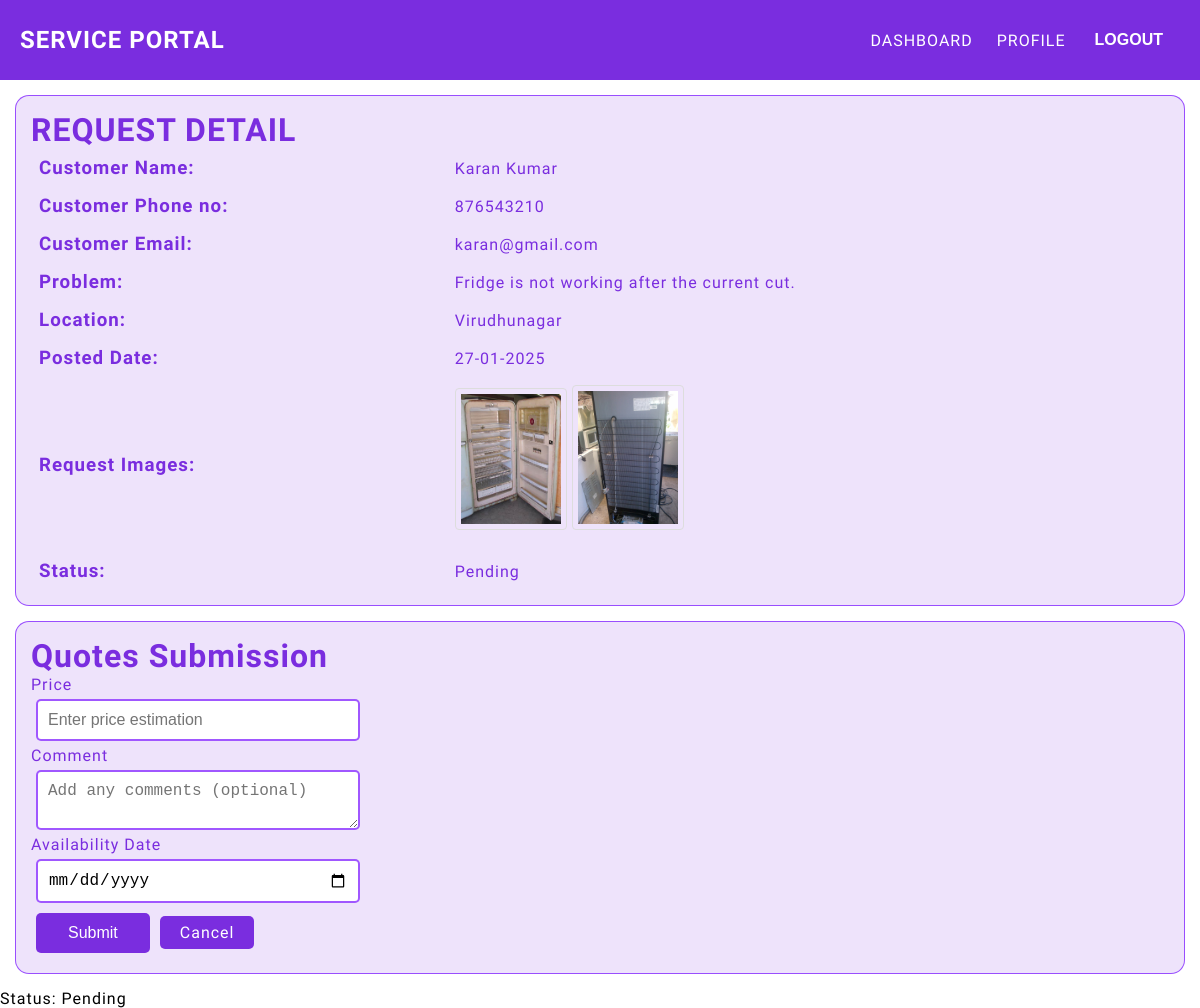
Screenshot of /service/quote_submission/2 (signed in) with the database file from the repository.
### service_portal_app/models.py (models this page shows, shortened)
class ServiceRequest(models.Model):
    STATUS_CHOICES = [
        ('Pending', 'Pending'),
        ('Canceled', 'Canceled'),
        ('Accepted', 'Accepted'),
        ('Completed', 'Completed'),
    ]
    request_id = models.AutoField(primary_key=True)
    customer = models.ForeignKey(
        Profile,
        on_delete=models.CASCADE,
        related_name='service_requests',
        limit_choices_to={'user_type': 'Customer'}
    )
    description = models.TextField()
    location = models.ForeignKey(
        Location,
        on_delete=models.SET_NULL,
        null=True,
        related_name='service_requests'
    )
    status = models.CharField(max_length=20, choices=STATUS_CHOICES, default='Pending')
    accepted_quote = models.OneToOneField(
        'Quote',
        on_delete=models.SET_NULL,
        null=True,
        blank=True,
        related_name='accepted_request'
    )
    created_at = models.DateTimeField(auto_now_add=True)
    class Meta:
        verbose_name = "Service Request"
        verbose_name_plural = "Service Requests"
        ordering = ['-created_at']

class ServiceRequestImage(models.Model):
    service_request = models.ForeignKey(
        ServiceRequest,
        on_delete=models.CASCADE,
        related_name='images'
    )
    image = models.ImageField(upload_to='service_requests/images/')
    uploaded_at = models.DateTimeField(auto_now_add=True)

### users/models.py (models this page shows, shortened)
class Profile(models.Model):
    USER_TYPE_CHOICES = [
        ('Customer', 'Customer'),
        ('Service Provider', 'Service Provider'),
    ]
    user = models.OneToOneField(User, on_delete=models.CASCADE, related_name='profile')
    name = models.CharField(max_length=100)
    phone_no = models.CharField(max_length=15)
    user_type = models.CharField(max_length=20, choices=USER_TYPE_CHOICES)
    location = models.ForeignKey('Location', on_delete=models.SET_NULL, null=True, blank=True, related_name='profile')
    profile_image = models.ImageField(upload_to='profile_images/', null=True, blank=True)

class Location(models.Model):
    location_id = models.AutoField(primary_key=True)  # Auto-incrementing unique ID
    city = models.CharField(max_length=100)  # Name of the city
    class Meta:
        verbose_name = "Location"
        verbose_name_plural = "Locations"
        ordering = ['city']

### service_portal_app/views.py (the view, shortened to what this page needs)
# urls.py: path("quote_submission/<int:pk>",views.quote_submission,name="quote_submission"),
@login_required
def quote_submission(request, pk):
    service_request = get_object_or_404(ServiceRequest, request_id=pk)
    existing_quote = Quote.objects.filter(service_request=service_request, provider=request.user).first()
    if request.user.profile == service_request.customer:
        messages.error(request, "You cannot submit a quote for your own request.")
        return redirect('Service Portal:service')
    has_submitted_quote = service_request.quotes.filter(provider=request.user).exists()
    context = {
        "service_request": service_request,
        "has_submitted_quote": has_submitted_quote,
    }
    return render(request, "service_portal_app/quote_submission.html", context)

### service_portal_app/templates/service_portal_app/quote_submission.html (shortened to what this page needs)
{% extends "base.html" %}
{% block content %}
<div class="main_box2">
    <div class="full_width_box">
        <h1>REQUEST DETAIL</h1>
        <table border="0" style="width: 100%; border-collapse: collapse; text-align: start">
            <tbody>
                <tr>
                    <td style="padding: 8px;"><h3>Customer Name:</h3></td>
                    <td style="padding: 8px;">{{ service_request.customer.name }}</td>
                </tr>
                <tr>
                    <td style="padding: 8px;"><h3>Customer Phone no:</h3></td>
                    <td style="padding: 8px;">{{ service_request.customer.phone_no }}</td>
                </tr>
                <tr>
                    <td style="padding: 8px;"><h3>Customer Email:</h3></td>
                    <td style="padding: 8px;">{{ service_request.customer.user.email }}</td>
                </tr>
                <tr>
                    <td style="padding: 8px;"><h3>Problem:</h3></td>
                    <td style="padding: 8px;">{{ service_request.description }}</td>
                </tr>
                <tr>
                    <td style="padding: 8px;"><h3>Location:</h3></td>
                    <td style="padding: 8px;">{{ service_request.location.city }}</td>
                </tr>
                <tr>
                    <td style="padding: 8px;"><h3>Posted Date:</h3></td>
                    <td style="padding: 8px;">{{ service_request.created_at|date:"d-m-Y" }}</td>
                </tr>
                <tr>
                    <td style="padding: 8px;"><h3>Request Images:</h3></td>
                    <td style="padding: 8px;">
                        {% if service_request.images.exists %}
                            {% for image in service_request.images.all %}
                                <img src="{{ image.image.url }}" alt="Request Image" style="max-width: 100px; height: auto; border: 1px solid #ddd; border-radius: 4px; padding: 5px; margin-bottom: 10px;">
                            {% endfor %}
                        {% else %}
                            <p>No images uploaded for this request.</p>
                        {% endif %}
                    </td>
                </tr>
                <tr>
                    <td style="padding: 8px;"><h3>Status:</h3></td>
                    <td style="padding: 8px;">{{ service_request.get_status_display }}</td>
                </tr>
            </tbody>
        </table>
    </div>
    <div class="full_width_box">
        <h1>Quotes Submission</h1>
        {% if has_submitted_quote %}
            <p style="color: green;"><strong>You have already submitted a quote for this request.</strong></p>
        {% else %}
            <form method="POST" action="" enctype="multipart/form-data" style="display:flex;flex-direction:column;">
                <label>Price</label>
                <input
                    class="input"
                    type="number"
                    id="price"
                    name="price"
                    step="0.01"
                    placeholder="Enter price estimation"
                    required>
                <label>Comment</label>
                <textarea
                    class="input"
                    id="comments"
                    name="comments"
                    placeholder="Add any comments (optional)"></textarea>
                <label>Availability Date</label>
                <input
                    class="input"
                    type="date"
                    id="availability_date"
                    name="availability_date"
                    placeholder="Availability Date"
                    required>
                <div>
                    <button style="width:10%;" type="submit">
                        Submit
                    </button>
                    <a href="{% url 'user:index' %}" style="background-color: #7A2DDF; color: white; padding: 7.1px 20px; border: none; border-radius: 5px; text-decoration: none; text-align: center;">
                        Cancel
                    </a>
                </div>
            </form>
        {% endif %}
    </div>
    {% if service_request.status == 'Completed' %}
    <p style="color: green; font-weight: bold;">Task Completed</p>
{% else %}
    <p>Status: {{ service_request.get_status_display }}</p>
{% endif %}
</div>
{% endblock content %}

### templates/base.html (shortened to what this page needs)
{% load static %}
<!DOCTYPE html>
<html lang="en">
<head>
    <link rel="stylesheet" href="{% static "style.css" %}">
</head>
<body>
    {% block nav %}
    <nav class="nav">
        <h1>SERVICE PORTAL</h1>
        <div class="nav-links" id="nav-links">
            {% if user.is_authenticated %}
                {% if user.profile.user_type == 'Customer' %}
                    <a href="{% url 'Service Portal:customer' %}">DASHBOARD</a>
                    <a href="{% url 'Service Portal:my_requests' %}">MY REQUESTS</a>
                    <a href="{% url 'user:profile' %}">PROFILE</a>
                    <form action="{% url 'user:logout' %}" method="POST" style="display:inline;">
                        {% csrf_token %}
                        <input class="logoutbtn" type="submit" value="LOGOUT"/>
                    </form>
                {% elif user.profile.user_type == 'Service Provider' %}
                    <a href="{% url 'Service Portal:provider' %}">DASHBOARD</a>
                    <a href="{% url 'user:profile' %}">PROFILE</a>
                    <form action="{% url 'user:logout' %}" method="POST" style="display:inline;">
                        <button class="logoutbtn" type="submit">LOGOUT</button>
                    </form>
                {% endif %}
            {% else %}
                <a href="{% url 'user:register' %}">HOME</a>
                <a href="{% url 'user:login' %}">LOGIN</a>
            {% endif %}
        </div>
    </nav>
    {% endblock nav %}
    {% block content %}{% endblock content %}
</body>
</html>

### static/css/style.css (style rules this page uses)
* { padding: 0; margin: 0; }
body { font-family: "Jua", serif; font-weight: 400; font-style: normal; letter-spacing: 1px; }
input,.input,textarea { width: 300px; border-radius: 5px; border-color: rgba(111, 0, 255, 0.66); margin: 5px; padding: 10px; border-radius: 5px; border: 2px solid rgba(111, 0, 255, 0.66); outline: none; font-size: 16px; }
button { width: 329px; height: 40px; margin: 5px; background-color: #7A2DDF; color: white; border: none; border-radius: 5px; font-size: 16px; transition: background 0.3s; cursor: pointer; }
.logoutbtn { background-color: #7A2DDF; color: white; border: #7A2DDF; box-shadow: none; font-weight: bolder; width: fit-content; }
.main_box2 { min-height: 90vh; overflow: hidden; }
.full_width_box { border: 1px solid rgba(110, 0, 255, 0.66); background-color: #7a2ddf21; width: calc(100% - 30px); max-width: 100%; height: auto; padding: 15px; margin: 15px auto; border-radius: 14px; color: #7A2DDF; box-sizing: border-box; overflow: auto; }
.nav { width: auto; height: 60px; background-color: #7A2DDF; color: white; display: flex; justify-content: space-between; align-items: center; padding: 10px 20px; position: relative; }
.nav-links { display: flex; align-items: center; }
.nav-links a { color: white; padding: 8px 12px; text-decoration: none; font-size: 16px; }
.logoutbtn { background-color: transparent; color: white; border: none; font-size: 16px; cursor: pointer; padding: 8px 12px; }

### rows the page displays
ServiceRequest: customer.name "Karan Kumar", customer.phone_no "876543210", customer.user.email "karan@gmail.com", description "Fridge is not working after the current cut.", location.city "Virudhunagar", created_at "27-01-2025", status "Pending"
ServiceRequestImage: image (picture)
ServiceRequestImage: image (picture)
